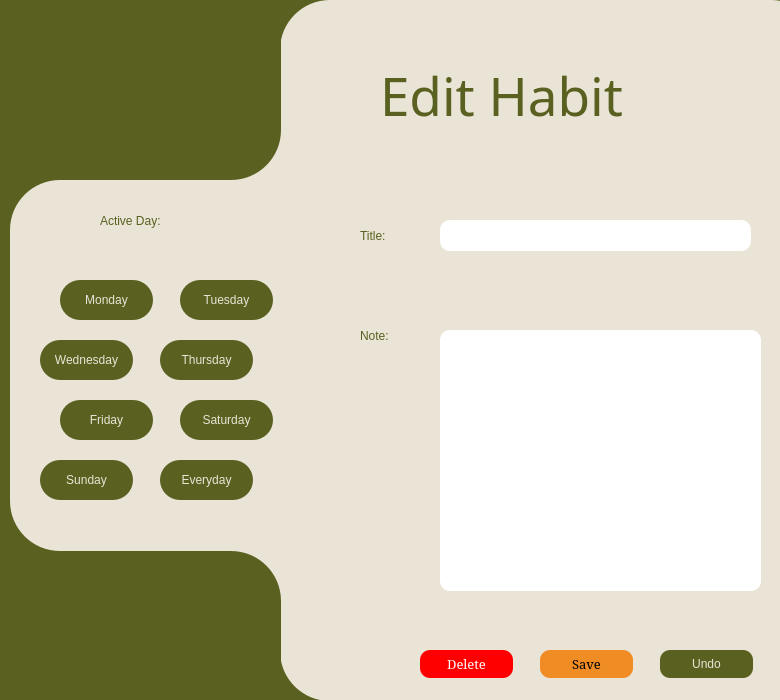
<?xml version="1.0" encoding="UTF-8"?>
<ui version="4.0">
 <class>edit_habit</class>
 <widget class="QWidget" name="edit_habit">
  <property name="geometry">
   <rect>
    <x>0</x>
    <y>0</y>
    <width>780</width>
    <height>700</height>
   </rect>
  </property>
  <property name="windowTitle">
   <string>Form</string>
  </property>
  <property name="styleSheet">
   <string notr="true">#edit_habit{
background-color: #596020;
}
#Title{
font: 40pt &quot;High Tower Text&quot;;
color: #596020;
}
#back{
background-color: #EAE4D6;
border-radius: 50px;
}
#back_2{
background-color: #EAE4D6;
border-radius: 50px;
}
#back_3{
background-color: #EAE4D6;
}
#back_4{
background-color: #596020;
border-radius: 50px;
}
#back_5{
background-color: #596020;
border-radius: 50px;
}
#day{
font: 15pt &quot;Imprint MT Shadow&quot;;
color: #596020;
}
#mon{
font: 10pt &quot;MS Serif&quot;;
background-color: #596020;
border-radius: 20px;
color: #EAE4D6;
}
#tues{
font: 10pt &quot;MS Serif&quot;;
background-color: #596020;
border-radius: 20px;
color: #EAE4D6;
}
#wed{
font: 10pt &quot;MS Serif&quot;;
background-color: #596020;
border-radius: 20px;
color: #EAE4D6;
}
#thurs{
font: 10pt &quot;MS Serif&quot;;
background-color: #596020;
border-radius: 20px;
color: #EAE4D6
}
#fri{
font: 10pt &quot;MS Serif&quot;;
background-color: #596020;
border-radius: 20px;
color: #EAE4D6
}
#sat{
font: 10pt &quot;MS Serif&quot;;
background-color: #596020;
border-radius: 20px;
color: #EAE4D6
}
#sun{
font: 10pt &quot;MS Serif&quot;;
background-color: #596020;
border-radius: 20px;
color: #EAE4D6
}
#every{
font: 10pt &quot;MS Serif&quot;;
background-color: #596020;
border-radius: 20px;
color: #EAE4D6
}
#title{
font: 15pt &quot;Imprint MT Shadow&quot;;
color: #596020;
}
#note{
font: 15pt &quot;Imprint MT Shadow&quot;;
color: #596020;
}
#save{
font: 10pt &quot;MS Serif&quot;;
background-color: #EF8C24;
border-radius: 10px;
color: black;
}
#delete_2{
font: 10pt &quot;MS Serif&quot;;
background-color: red;
border-radius: 10px;
color: white;
}
#undo{
font: 10pt &quot;MS Serif&quot;;
background-color: #596020;
border-radius: 10px;
color: #EAE4D6;
}
#titletext{
border-radius: 10px;
}
#notetext{
border-radius: 10px;
background-color: white;}
#time{
border-radius: 30px;
padding-left: 20px;
font: 20pt &quot;Imprint MT Shadow&quot;;
}
QTimeEdit::down-button, QTimeEdit::up-button{
border: 1px solid white;
background-color: #596020;
border-radius: 23px;
}</string>
  </property>
  <widget class="QLabel" name="Title">
   <property name="geometry">
    <rect>
     <x>380</x>
     <y>60</y>
     <width>341</width>
     <height>71</height>
    </rect>
   </property>
   <property name="font">
    <font>
     <family>High Tower Text</family>
     <pointsize>40</pointsize>
     <weight>50</weight>
     <italic>false</italic>
     <bold>false</bold>
    </font>
   </property>
   <property name="text">
    <string>Edit Habit</string>
   </property>
  </widget>
  <widget class="QPushButton" name="wed">
   <property name="geometry">
    <rect>
     <x>40</x>
     <y>340</y>
     <width>93</width>
     <height>40</height>
    </rect>
   </property>
   <property name="text">
    <string>Wednesday</string>
   </property>
  </widget>
  <widget class="QPushButton" name="mon">
   <property name="geometry">
    <rect>
     <x>60</x>
     <y>280</y>
     <width>93</width>
     <height>40</height>
    </rect>
   </property>
   <property name="text">
    <string>Monday</string>
   </property>
  </widget>
  <widget class="QPushButton" name="every">
   <property name="geometry">
    <rect>
     <x>160</x>
     <y>460</y>
     <width>93</width>
     <height>40</height>
    </rect>
   </property>
   <property name="text">
    <string>Everyday</string>
   </property>
  </widget>
  <widget class="QLabel" name="back_4">
   <property name="geometry">
    <rect>
     <x>20</x>
     <y>-11</y>
     <width>261</width>
     <height>191</height>
    </rect>
   </property>
   <property name="sizeIncrement">
    <size>
     <width>0</width>
     <height>0</height>
    </size>
   </property>
   <property name="text">
    <string/>
   </property>
  </widget>
  <widget class="QLineEdit" name="titletext">
   <property name="geometry">
    <rect>
     <x>440</x>
     <y>220</y>
     <width>311</width>
     <height>31</height>
    </rect>
   </property>
  </widget>
  <widget class="QTextEdit" name="notetext">
   <property name="enabled">
    <bool>true</bool>
   </property>
   <property name="geometry">
    <rect>
     <x>440</x>
     <y>330</y>
     <width>321</width>
     <height>261</height>
    </rect>
   </property>
  </widget>
  <widget class="QLabel" name="note">
   <property name="geometry">
    <rect>
     <x>360</x>
     <y>320</y>
     <width>61</width>
     <height>31</height>
    </rect>
   </property>
   <property name="text">
    <string>Note:</string>
   </property>
  </widget>
  <widget class="QLabel" name="back">
   <property name="geometry">
    <rect>
     <x>280</x>
     <y>0</y>
     <width>541</width>
     <height>701</height>
    </rect>
   </property>
   <property name="text">
    <string/>
   </property>
  </widget>
  <widget class="QLabel" name="day">
   <property name="geometry">
    <rect>
     <x>100</x>
     <y>200</y>
     <width>131</width>
     <height>41</height>
    </rect>
   </property>
   <property name="text">
    <string>Active Day:</string>
   </property>
  </widget>
  <widget class="QPushButton" name="thurs">
   <property name="geometry">
    <rect>
     <x>160</x>
     <y>340</y>
     <width>93</width>
     <height>40</height>
    </rect>
   </property>
   <property name="text">
    <string>Thursday</string>
   </property>
  </widget>
  <widget class="QPushButton" name="sat">
   <property name="geometry">
    <rect>
     <x>180</x>
     <y>400</y>
     <width>93</width>
     <height>40</height>
    </rect>
   </property>
   <property name="text">
    <string>Saturday</string>
   </property>
  </widget>
  <widget class="QLabel" name="title">
   <property name="geometry">
    <rect>
     <x>360</x>
     <y>220</y>
     <width>71</width>
     <height>31</height>
    </rect>
   </property>
   <property name="text">
    <string>Title:</string>
   </property>
  </widget>
  <widget class="QPushButton" name="fri">
   <property name="geometry">
    <rect>
     <x>60</x>
     <y>400</y>
     <width>93</width>
     <height>40</height>
    </rect>
   </property>
   <property name="text">
    <string>Friday</string>
   </property>
  </widget>
  <widget class="QPushButton" name="save">
   <property name="geometry">
    <rect>
     <x>540</x>
     <y>650</y>
     <width>93</width>
     <height>28</height>
    </rect>
   </property>
   <property name="font">
    <font>
     <family>MS Serif</family>
     <pointsize>10</pointsize>
     <weight>50</weight>
     <italic>false</italic>
     <bold>false</bold>
    </font>
   </property>
   <property name="text">
    <string>Save</string>
   </property>
  </widget>
  <widget class="QPushButton" name="sun">
   <property name="geometry">
    <rect>
     <x>40</x>
     <y>460</y>
     <width>93</width>
     <height>40</height>
    </rect>
   </property>
   <property name="text">
    <string>Sunday</string>
   </property>
  </widget>
  <widget class="QPushButton" name="tues">
   <property name="geometry">
    <rect>
     <x>180</x>
     <y>280</y>
     <width>93</width>
     <height>40</height>
    </rect>
   </property>
   <property name="text">
    <string>Tuesday</string>
   </property>
  </widget>
  <widget class="QPushButton" name="undo">
   <property name="geometry">
    <rect>
     <x>660</x>
     <y>650</y>
     <width>93</width>
     <height>28</height>
    </rect>
   </property>
   <property name="text">
    <string>Undo</string>
   </property>
  </widget>
  <widget class="QLabel" name="back_5">
   <property name="geometry">
    <rect>
     <x>20</x>
     <y>551</y>
     <width>261</width>
     <height>169</height>
    </rect>
   </property>
   <property name="text">
    <string/>
   </property>
  </widget>
  <widget class="QLabel" name="back_2">
   <property name="geometry">
    <rect>
     <x>10</x>
     <y>180</y>
     <width>411</width>
     <height>371</height>
    </rect>
   </property>
   <property name="text">
    <string/>
   </property>
  </widget>
  <widget class="QLabel" name="back_3">
   <property name="geometry">
    <rect>
     <x>230</x>
     <y>120</y>
     <width>411</width>
     <height>491</height>
    </rect>
   </property>
   <property name="text">
    <string/>
   </property>
  </widget>
  <widget class="QPushButton" name="delete_2">
   <property name="geometry">
    <rect>
     <x>420</x>
     <y>650</y>
     <width>93</width>
     <height>28</height>
    </rect>
   </property>
   <property name="font">
    <font>
     <family>MS Serif</family>
     <pointsize>10</pointsize>
     <weight>50</weight>
     <italic>false</italic>
     <bold>false</bold>
    </font>
   </property>
   <property name="text">
    <string>Delete</string>
   </property>
  </widget>
  <zorder>back</zorder>
  <zorder>back_2</zorder>
  <zorder>back_3</zorder>
  <zorder>Title</zorder>
  <zorder>wed</zorder>
  <zorder>mon</zorder>
  <zorder>every</zorder>
  <zorder>back_4</zorder>
  <zorder>titletext</zorder>
  <zorder>notetext</zorder>
  <zorder>note</zorder>
  <zorder>day</zorder>
  <zorder>thurs</zorder>
  <zorder>sat</zorder>
  <zorder>title</zorder>
  <zorder>fri</zorder>
  <zorder>save</zorder>
  <zorder>sun</zorder>
  <zorder>tues</zorder>
  <zorder>undo</zorder>
  <zorder>back_5</zorder>
  <zorder>delete_2</zorder>
 </widget>
 <resources/>
 <connections/>
</ui>
